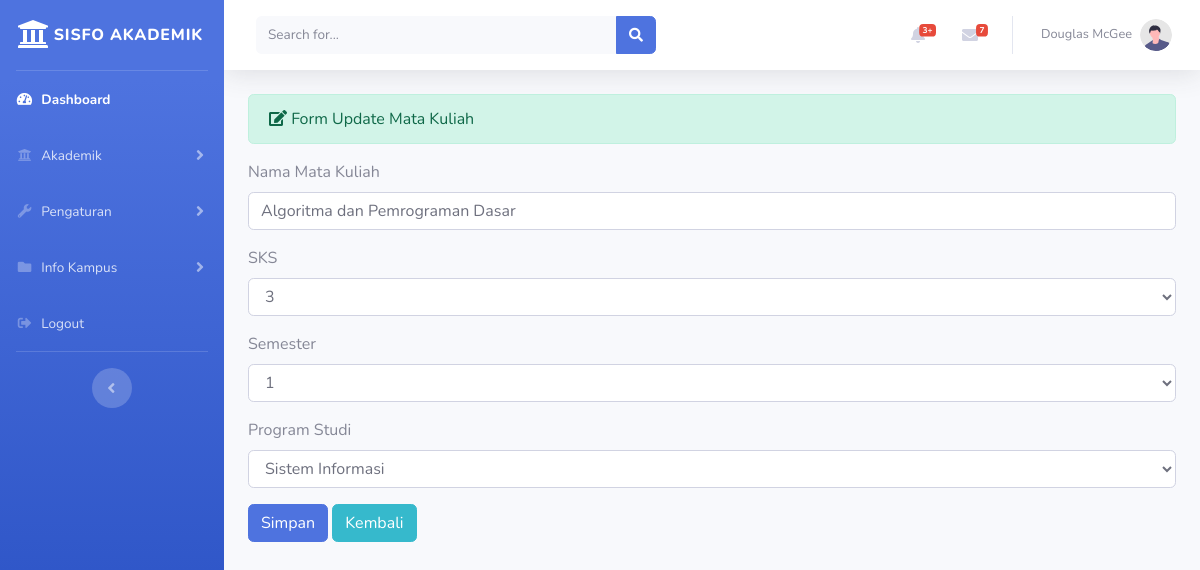
Before: /index.php/administrator/matakuliah/update/MKK01 with the older database file.
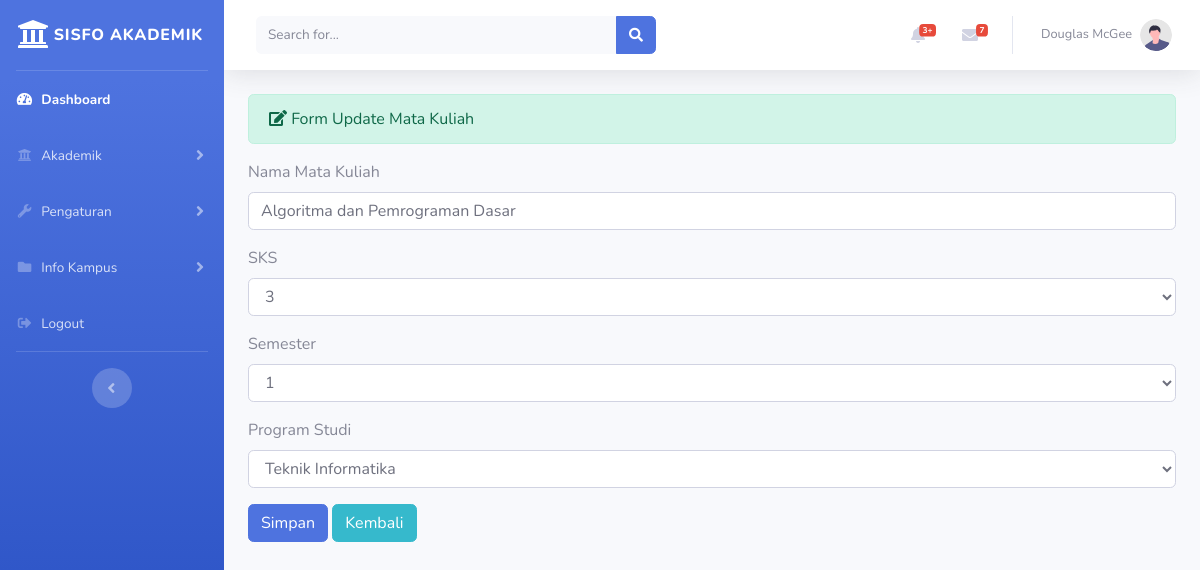
After: the same page with the newer database file.
### tables this page shows
CREATE TABLE `matakuliah` (
  `kode_matakuliah` varchar(10) NOT NULL,
  `nama_matakuliah` varchar(100) NOT NULL,
  `sks` int(5) NOT NULL,
  `semester` int(10) NOT NULL,
  `nama_prodi` varchar(100) NOT NULL
);

CREATE TABLE `prodi` (
  `id_prodi` int(11) NOT NULL,
  `kode_prodi` varchar(20) NOT NULL,
  `nama_prodi` varchar(25) NOT NULL,
  `nama_jurusan` varchar(25) NOT NULL
);

### application/controllers/administrator/matakuliah.php (called while the page is built, shortened)
<?php
	class Matakuliah extends CI_Controller
	{
	public function update($id)
	{
			$data['matakuliah'] = $this->db->query("SELECT * FROM matakuliah mk, prodi prd where mk.nama_prodi=prd.nama_prodi and mk.kode_matakuliah='$id'")->result();
			$data['prodi'] = $this->matakuliah_model->tampil_data('prodi')->result();
			$this->load->view('templates_administrator/header');
			$this->load->view('templates_administrator/sidebar');
			$this->load->view('administrator/matakuliah_update',$data);
			$this->load->view('templates_administrator/footer');
	}
}
?>

### index.php (called while the page is built, shortened)
<?php
require_once BASEPATH.'core/CodeIgniter.php';

### application/views/administrator/matakuliah_update.php (the view, shortened to what this page needs)
<div class="container-fluid">
	<div class="alert alert-success" role="alert">
    	<i class="fas fa-edit"> </i> Form Update Mata Kuliah
    </div>
    <?php foreach($matakuliah as $mk) : ?>
    	<form method="POST" action="<?php echo base_url('administrator/matakuliah/update_aksi') ?>">
		<div class="form-group">
			<label>Nama Mata Kuliah</label>
			<input type="text" name="nama_matakuliah" class="form-control" value="<?php echo $mk->nama_matakuliah ?>">
		</div>
		<div class="form-group">
			<label>SKS</label>
			<select name="sks" class="form-control">
				<option><?php echo $mk->sks ?></option>
			</select>
		</div>
		<div class="form-group">
			<label>Semester</label>
			<select name="semester" class="form-control">
				<option><?php echo $mk->semester ?></option>
			</select>
		</div>
		<div class="form-group">
			<label>Program Studi</label>
			<select name="nama_prodi" class="form-control">
				<option><?php echo $mk->nama_prodi ?></option>
			</select>
		</div>
		<button type="submit" class="btn btn-primary">Simpan</button>
		<?php echo anchor('administrator/matakuliah','<div class="btn btn-info">Kembali</div>') ?>
    <?php endforeach ?>
	</form>
</div>

Changed rows visible on the page:
changed matakuliah "Algoritma dan Pemrograman Dasar": nama_prodi "Sistem Informasi" → "Teknik Informatika"
